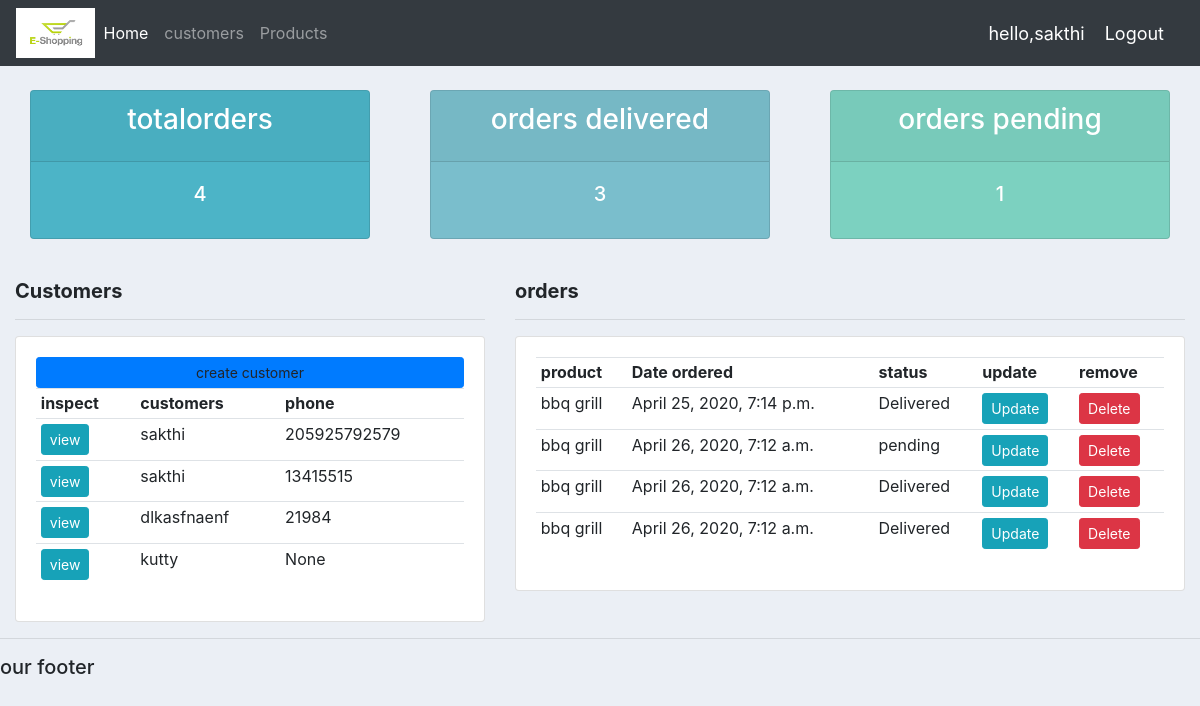
The app's page / (signed in), older data.
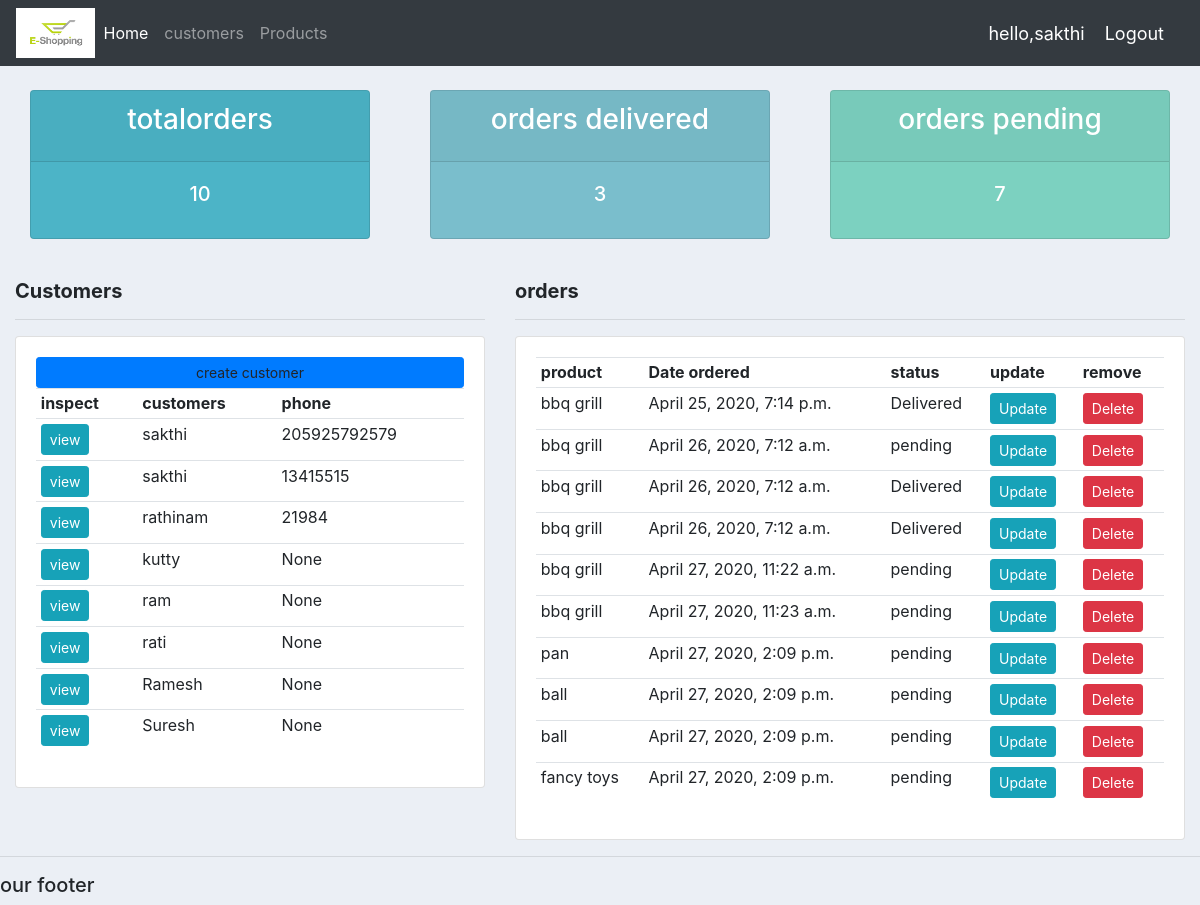
The same page, newer data.
### amazonapp/models.py (models this page shows, shortened)
class Customer(models.Model):
	user=models.OneToOneField(User,null=True,blank=True,on_delete=models.CASCADE)
	name = models.CharField(max_length=50,null=True)
	phone = models.CharField(max_length=50,null=True)
	email = models.EmailField(null=True)
	profile_pic=models.ImageField(default="profile1.png",null=True,blank=True)
	Date_created = models.DateTimeField(auto_now_add=True,null=True)

class Order(models.Model):
	STATUS=(
		('pending','pending'),('out for delivery','out for delivery'),('Delivered','Delivered'))
	customer=models.ForeignKey(Customer,null=True,on_delete=models.SET_NULL)
	product=models.ForeignKey(Product,null=True,on_delete=models.SET_NULL)
	Date_created=models.DateTimeField(auto_now_add=True,null=True)
	status=models.CharField(max_length=200,null=True,choices=STATUS)
	note=models.CharField(max_length=200,null=True)

class Product(models.Model):
	CATEGORY=(
		('Indoor','Indoor'),('outdoor','outdoor'))
	name = models.CharField(max_length=50,null=True)
	price=models.FloatField(null=True)
	category = models.CharField(max_length=50,choices=CATEGORY,null=True)
	description = models.TextField(null=True)
	Date_created=models.DateTimeField(auto_now_add=True,null=True)
	tags=models.ManyToManyField(Tag)
	def __str__(self):
		return self.name

### amazonapp/decorators.py (the view)
	def wrapper_function(request,*args,**kwargs):
		group=None
		if request.user.groups.exists():
			group=request.user.groups.all()[0].name
		if group == 'customer':
			return redirect('user-page')
		if group == 'admin':
			return view_func(request,*args,**kwargs)

### amazonapp/views.py (called while the page is built)
@login_required(login_url='login')
@admin_only
def home(request):
	customers=Customer.objects.all()
	orders=Order.objects.all()
	total_customers=customers.count()
	total_orders=orders.count()
	delivered=orders.filter(status='Delivered').count()
	pending=orders.filter(status='pending').count()
	context={'customers':customers,'orders':orders,'total_customers':total_customers,'total_orders':total_orders,
	'delivered':delivered,'pending':pending}
	return render(request, 'html/dashboard.html',context)

### templates/html/dashboard.html
{% extends 'html/main.html' %}
{% block content %}
  {% include 'html/status.html' %}
  <br>
  <div class="row">
    <div class="col-md-5">
      <h5 class="font-weight-bolder">Customers</h5>
      <hr>
      <div class="card card-body">
        <a class="btn btn-primary btn-sm btn-block">create customer</a>
        <table class="table table-sm">
          <tr>
            <th>inspect</th>
            <th>customers</th>
            <th>phone</th>
          </tr>
          {% for i in customers %}
          <tr>
            <td><a class="btn btn-sm btn-info" href="{% url 'customers' i.id %}">view</a>
            <td>{{i.name}}</td>
            <td>{{i.phone}}</td>
          </tr>
          {% endfor %}
        </table>
      </div>
    </div>
    <div class="col-md-7">
      <h5 class="font-weight-bolder">orders</h5>
      <hr>
      <div class="card card-body">
        <table class="table table-sm">
          <tr>
            <th>product</th>
            <th>Date ordered</th>
            <th>status</th>
            <th>update</th>
            <th>remove</th>
          </tr>
          {% for i in orders %}
          <tr>
            <td>{{i.product}}</th>
            <td>{{i.Date_created}}</th>
            <td>{{i.status}}</th>
            <td><a class="btn btn-sm btn-info" href="{% url 'updateorder' i.id %}">Update</a></td>
            <td><a class="btn btn-sm btn-danger" href="{% url 'deleteorder' i.id %}">Delete</a></td>
          </tr>
          {% endfor %}
        </table>
      </div>
    </div>
  </div>
{% endblock content %}

### templates/html/main.html (shortened to what this page needs)
{% load static %}
<html lang="en">
  <head>
    <link rel="stylesheet" href="https://stackpath.bootstrapcdn.com/bootstrap/4.4.1/css/bootstrap.min.css">
    <link rel="stylesheet" type="text/css" href="{% static '/css/main.css' %}">
  </head>
  <body>
      {% include 'html/navbar.html' %}
      <div class="container-fluid">
        {% block content %}
        {% endblock content %}
      </div>
      <hr>
      <h5>our footer</h5>
  </body>
</html>

### templates/html/navbar.html (shortened to what this page needs)
{% load static %}
<nav class="navbar navbar-expand-lg navbar-dark bg-dark">
  <img src="{% static 'images/logo.jpg' %}" height=50 widht=50 id="img">
  <div class="collapse navbar-collapse" id="navbarNav">
    <ul class="navbar-nav">
      {% if request.user.is_staff %}
      <li class="nav-item active">
        <a class="nav-link" href="{% url 'home' %}">Home</a>
      </li>
      <li class="nav-item">
        <a class="nav-link" href="#">customers</a>
      </li>
      <li class="nav-item">
        <a class="nav-link" href="{% url 'products' %}">Products</a>
      </li>
      {% endif %}
    </ul>
  </div>
  <span class="hello-msg">hello,{{request.user}}</span>
  <span> <a class="hello-msg" href="{% url 'logout' %}">Logout</a></span>
</nav>

### templates/html/status.html
<br>
<div class="row">
	<div class="col">
		<div class="col-md">
			<div class="card text-center text-white mb-3" id="total-orders">
				<div class="card-header">
					<h3 class="card-title">totalorders</h3>
				</div>
				<div class="card-body">
					<h5 class="card-title">{{total_orders}}</h5>
				</div>
			</div>
		</div>
	</div>
	<div class="col">
		<div class="col-md">
			<div class="card text-center text-white mb-3" id="orders-delivered">
				<div class="card-header">
					<h3 class="card-title">orders delivered</h3>
				</div>
				<div class="card-body">
					<h5 class="card-title">{{delivered}}</h5>
				</div>
			</div>
		</div>
	</div>
	<div class="col">
		<div class="col-md">
			<div class="card text-center text-white mb-3" id="orders-pending">
				<div class="card-header">
					<h3 class="card-title">orders pending</h3>
				</div>
				<div class="card-body">
					<h5 class="card-title">{{pending}}</h5>
				</div>
			</div>
		</div>
	</div>
</div>

### static/css/main.css (style rules this page uses)
body { background-color: #ebeff5; }
#total-orders { background-color: #4cb4c7; }
#orders-delivered { background-color: #7abecc; }
#orders-pending { background-color: #7CD1C0; }
#img { background-color: #ebeff5; }

### templates/html/navbar.html (style rules this page uses)
.hello-msg { font-size: 18px; color: #fff; margin-right: 20px; }

Row changes from the older to the newer data that the page shows:
changed Customer: name "dlkasfnaenf" → "rathinam"
added Customer: name "ram", phone "None"
added Customer: name "rati", phone "None"
added Customer: name "Ramesh", phone "None"
added Customer: name "Suresh", phone "None"
added Order: product "bbq grill", Date_created "April 27, 2020, 11:22 a.m.", status "pending"
added Order: product "bbq grill", Date_created "April 27, 2020, 11:23 a.m.", status "pending"
added Order: product "pan", Date_created "April 27, 2020, 2:09 p.m.", status "pending"
added Order: product "ball", Date_created "April 27, 2020, 2:09 p.m.", status "pending"
added Order: product "ball", Date_created "April 27, 2020, 2:09 p.m.", status "pending"
added Order: product "fancy toys", Date_created "April 27, 2020, 2:09 p.m.", status "pending"
Text that changed along with them:
{{ total_orders }}: "4" → "10"
{{ pending }}: "1" → "7"
